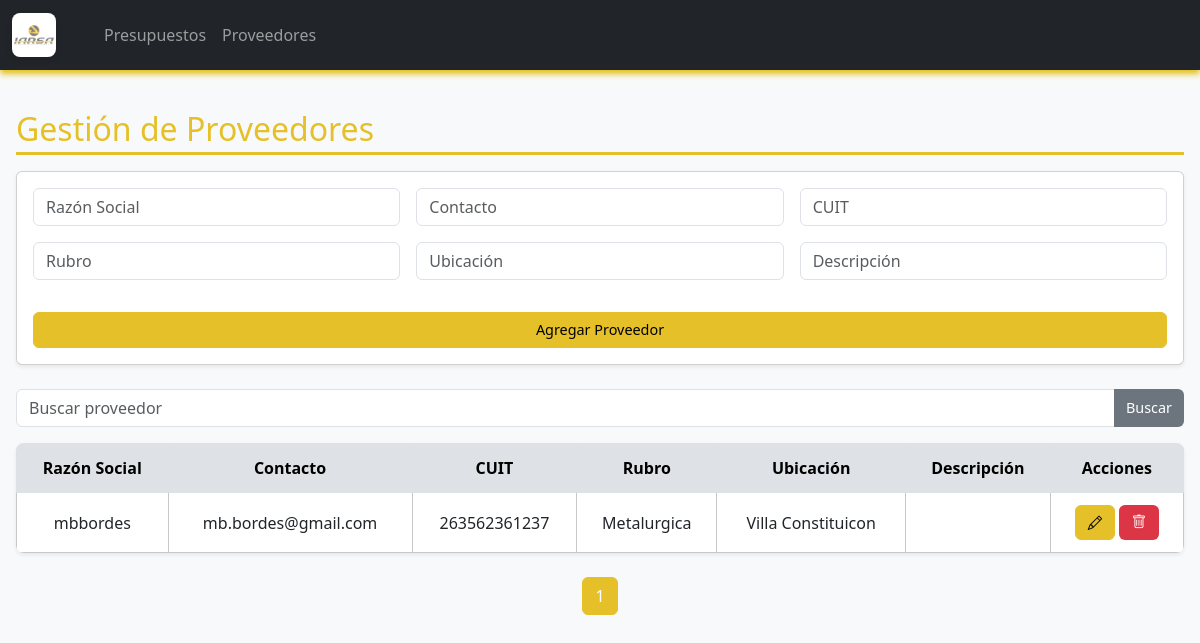
Page /proveedores on the earlier database version.
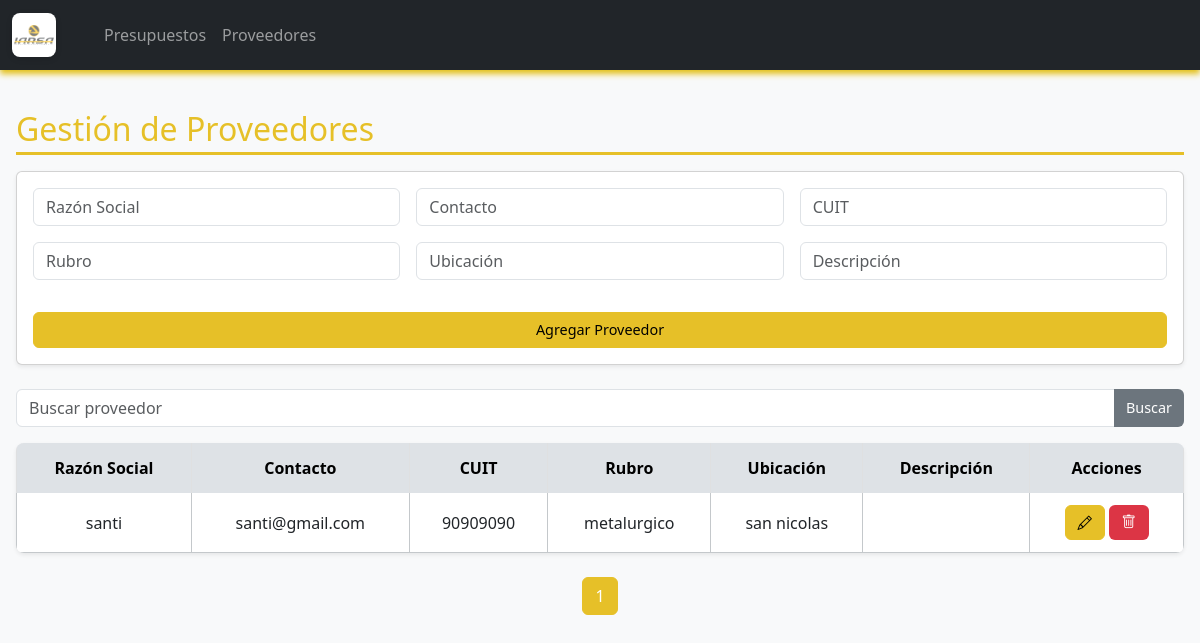
Same page on the later database version.
### tables this page shows
CREATE TABLE proveedores (
        id INTEGER PRIMARY KEY AUTOINCREMENT,
        nombre TEXT NOT NULL UNIQUE,
        razonsocial TEXT,
        contacto TEXT,
        cuit TEXT,
        rubro TEXT,
        ubicacion TEXT
    );

### appy.py (the view, shortened to what this page needs)
@app.route('/proveedores', methods=['GET', 'POST'])
def proveedores():
    conn = obtener_conexion()
    cursor = conn.cursor()
    search_query = request.args.get('search', '').strip()
    page = int(request.args.get('page', 1))
    per_page = 10
    offset = (page - 1) * per_page
    if search_query:
        cursor.execute('''SELECT COUNT(*) FROM proveedores
                          WHERE razonsocial LIKE ? OR contacto LIKE ? OR cuit LIKE ? OR rubro LIKE ? OR ubicacion LIKE ? OR descripcion LIKE ?''',
                       tuple([f'%{search_query}%']*6))
        total_count = cursor.fetchone()[0]
        cursor.execute('''SELECT * FROM proveedores
                          WHERE razonsocial LIKE ? OR contacto LIKE ? OR cuit LIKE ? OR rubro LIKE ? OR ubicacion LIKE ? OR descripcion LIKE ?
                          ORDER BY id DESC LIMIT ? OFFSET ?''',
                       tuple([f'%{search_query}%']*6 + [per_page, offset]))
    else:
        cursor.execute('SELECT COUNT(*) FROM proveedores')
        total_count = cursor.fetchone()[0]
        cursor.execute('SELECT * FROM proveedores ORDER BY id DESC LIMIT ? OFFSET ?', (per_page, offset))
    proveedores_list = cursor.fetchall()
    total_pages = (total_count + per_page - 1) // per_page
    conn.close()
    return render_template('proveedores.html', proveedores=proveedores_list, search_query=search_query,
                           page=page, total_pages=total_pages)

### appy.py (called while the page is built)
def obtener_conexion():
    conn = sqlite3.connect('empresa.db', check_same_thread=False)
    conn.row_factory = sqlite3.Row
    return conn

### templates/proveedores.html (shortened to what this page needs)
{% extends "base.html" %}
{% block content %}
<h2 class="section-title">Gestión de Proveedores</h2>
<div class="card mb-4 shadow-sm">
  <div class="card-body">
    <form method="POST" class="row g-3">
      <div class="col-md-4"><input class="form-control" name="razonsocial" placeholder="Razón Social" required></div>
      <div class="col-md-4"><input class="form-control" name="contacto" placeholder="Contacto"></div>
      <div class="col-md-4"><input class="form-control" name="cuit" placeholder="CUIT"></div>
      <div class="col-md-4"><input class="form-control" name="rubro" placeholder="Rubro"></div>
      <div class="col-md-4"><input class="form-control" name="ubicacion" placeholder="Ubicación"></div>
      <div class="col-md-4"><input class="form-control" name="descripcion" placeholder="Descripción"></div>
      <div class="col-12"><button type="submit" class="btn btn-primary mt-3 w-100">Agregar Proveedor</button></div>
    </form>
  </div>
</div>
<form method="GET" class="mb-3">
  <div class="input-group">
    <input type="text" name="search" class="form-control" placeholder="Buscar proveedor" value="{{ search_query }}">
    <button class="btn btn-secondary" type="submit">Buscar</button>
  </div>
</form>
<table class="table table-hover table-bordered border-secondary-subtle shadow-sm align-middle">
  <thead class="table-light">
    <tr>
      <th>Razón Social</th>
      <th>Contacto</th>
      <th>CUIT</th>
      <th>Rubro</th>
      <th>Ubicación</th>
      <th>Descripción</th>
      <th>Acciones</th>
    </tr>
  </thead>
  <tbody>
    {% for p in proveedores %}
    <tr>
      <td>{{ p.razonsocial }}</td>
      <td>{{ p.contacto }}</td>
      <td>{{ p.cuit }}</td>
      <td>{{ p.rubro }}</td>
      <td>{{ p.ubicacion }}</td>
      <td>{{ p.descripcion }}</td>
      <td class="text-center">
        <div class="d-flex justify-content-center align-items-center gap-1">
          <a href="{{ url_for('editar_proveedor', proveedor_id=p.id) }}" class="btn btn-primary btn-sm" style="width: 40px; height: 35px;">
            <i class="bi bi-pencil"></i>
          </a>
          <button class="btn btn-danger btn-sm" data-bs-toggle="modal" data-bs-target="#eliminarProveedor{{ p.id }}" style="width: 40px; height: 35px;">
            <i class="bi bi-trash"></i>
          </button>
        </div>
      </td>
    </tr>
    {% endfor %}
  </tbody>
</table>
<nav aria-label="Paginación">
  <ul class="pagination justify-content-center">
    {% for num in range(1, total_pages + 1) %}
      <li class="page-item {% if num == page %}active{% endif %}">
        <a class="page-link" href="{{ url_for('proveedores', page=num, search=search_query) }}">{{ num }}</a>
      </li>
    {% endfor %}
  </ul>
</nav>
{% endblock %}

Differences in the rows shown:
removed proveedores: razonsocial "mbbordes", contacto "mb.bordes@gmail.com", cuit "263562361237", rubro "Metalurgica", ubicacion "Villa Constituicon"
added proveedores: razonsocial "santi", contacto "santi@gmail.com", cuit "90909090", rubro "metalurgico", ubicacion "san nicolas"
